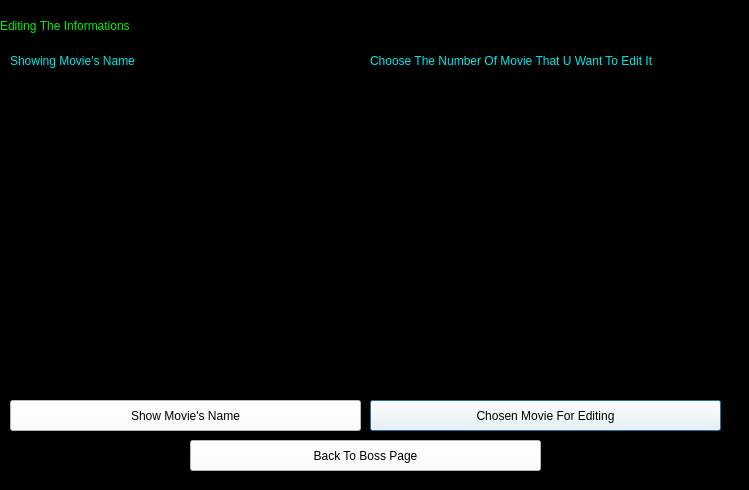
<?xml version="1.0" encoding="UTF-8"?>
<ui version="4.0">
 <class>Editing</class>
 <widget class="QDialog" name="Editing">
  <property name="geometry">
   <rect>
    <x>0</x>
    <y>0</y>
    <width>749</width>
    <height>490</height>
   </rect>
  </property>
  <property name="windowTitle">
   <string>Dialog</string>
  </property>
  <property name="styleSheet">
   <string notr="true">background-color: rgb(0, 0, 0);</string>
  </property>
  <widget class="QPushButton" name="pushButton">
   <property name="geometry">
    <rect>
     <x>370</x>
     <y>400</y>
     <width>351</width>
     <height>31</height>
    </rect>
   </property>
   <property name="styleSheet">
    <string notr="true">background-color: rgb(255, 255, 255);
font: 14pt &quot;Pristina&quot;;
color: rgb(0, 0, 0);</string>
   </property>
   <property name="text">
    <string>Chosen Movie For Editing</string>
   </property>
  </widget>
  <widget class="QLineEdit" name="lineEdit">
   <property name="geometry">
    <rect>
     <x>370</x>
     <y>80</y>
     <width>351</width>
     <height>311</height>
    </rect>
   </property>
   <property name="styleSheet">
    <string notr="true">font: 60pt &quot;Pristina&quot;;
background-color: rgb(0, 0, 0);
color: rgb(85, 255, 0);</string>
   </property>
  </widget>
  <widget class="QPushButton" name="pushButton_4">
   <property name="geometry">
    <rect>
     <x>190</x>
     <y>440</y>
     <width>351</width>
     <height>31</height>
    </rect>
   </property>
   <property name="styleSheet">
    <string notr="true">background-color: rgb(255, 255, 255);
font: 14pt &quot;Pristina&quot;;
color: rgb(0, 0, 0);</string>
   </property>
   <property name="text">
    <string>Back To Boss Page</string>
   </property>
  </widget>
  <widget class="QLabel" name="label">
   <property name="geometry">
    <rect>
     <x>10</x>
     <y>50</y>
     <width>351</width>
     <height>21</height>
    </rect>
   </property>
   <property name="styleSheet">
    <string notr="true">font: 14pt &quot;Pristina&quot;;
color: rgb(0, 232, 232);
background-color: rgb(0, 0, 0);</string>
   </property>
   <property name="text">
    <string>Showing Movie's Name</string>
   </property>
  </widget>
  <widget class="QLabel" name="label_2">
   <property name="geometry">
    <rect>
     <x>0</x>
     <y>0</y>
     <width>191</width>
     <height>51</height>
    </rect>
   </property>
   <property name="styleSheet">
    <string notr="true">background-color: rgb(0, 0, 0);
color: rgb(0, 239, 0);
font: 16pt &quot;Pristina&quot;;</string>
   </property>
   <property name="text">
    <string>Editing The Informations</string>
   </property>
  </widget>
  <widget class="QTextBrowser" name="textBrowser">
   <property name="geometry">
    <rect>
     <x>10</x>
     <y>80</y>
     <width>351</width>
     <height>311</height>
    </rect>
   </property>
   <property name="styleSheet">
    <string notr="true">font: 15pt &quot;Pristina&quot;;
background-color: rgb(0, 0, 0);
color: rgb(85, 255, 0);</string>
   </property>
  </widget>
  <widget class="QLabel" name="label_3">
   <property name="geometry">
    <rect>
     <x>370</x>
     <y>50</y>
     <width>351</width>
     <height>21</height>
    </rect>
   </property>
   <property name="styleSheet">
    <string notr="true">font: 14pt &quot;Pristina&quot;;
color: rgb(0, 232, 232);
background-color: rgb(0, 0, 0);</string>
   </property>
   <property name="text">
    <string>Choose The Number Of Movie That U Want To Edit It</string>
   </property>
  </widget>
  <widget class="QPushButton" name="pushButton_2">
   <property name="geometry">
    <rect>
     <x>10</x>
     <y>400</y>
     <width>351</width>
     <height>31</height>
    </rect>
   </property>
   <property name="styleSheet">
    <string notr="true">background-color: rgb(255, 255, 255);
font: 14pt &quot;Pristina&quot;;
color: rgb(0, 0, 0);</string>
   </property>
   <property name="text">
    <string>Show Movie's Name</string>
   </property>
  </widget>
 </widget>
 <resources/>
 <connections/>
</ui>
